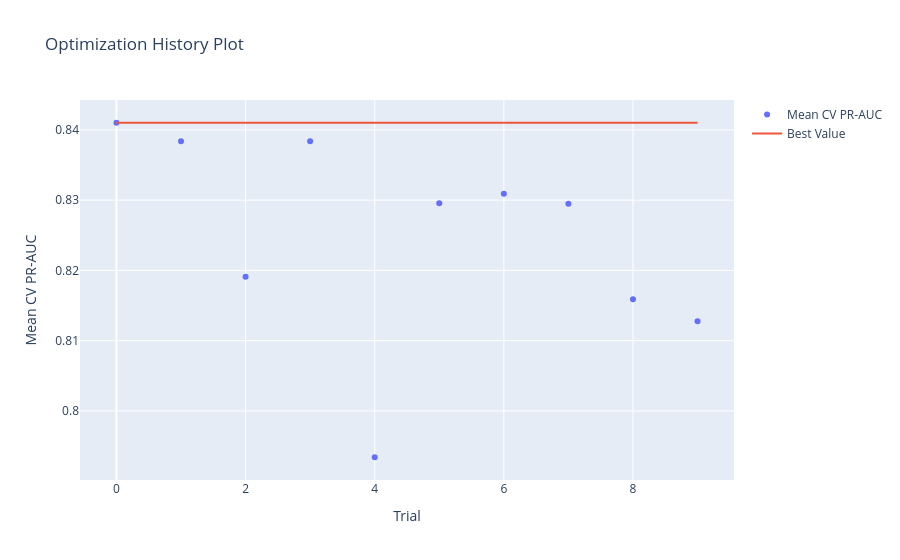
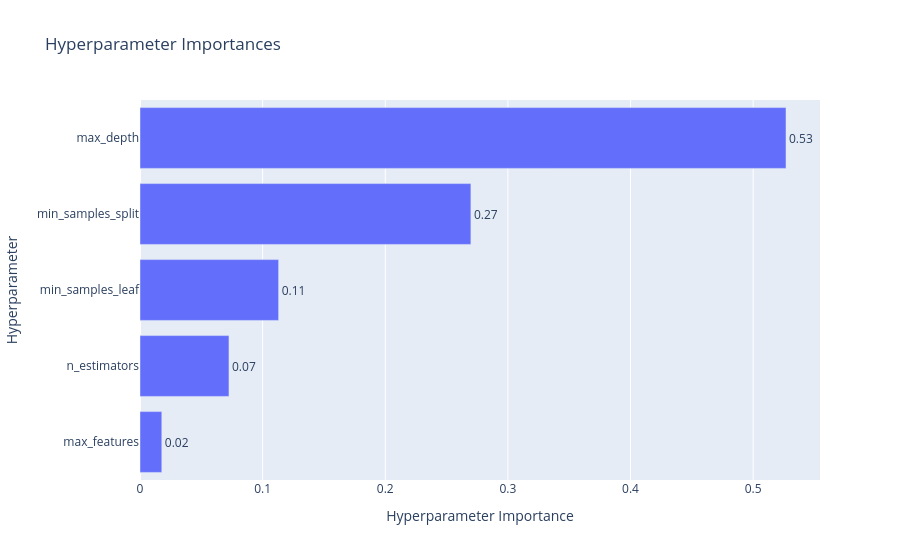

Write notebook code for charts like these, in order.
### Markdown cell above
# Optimization Results & Visualization

### Code cell
# Generate Optuna optimization history
fig_rf_history = optuna.visualization.plot_optimization_history(study_rf,target_name="Mean CV PR-AUC")

fig_rf_history.show()

# Generate hyperparameter importance
fig_rf_importance = optuna.visualization.plot_param_importances(study_rf,target_name="Mean CV PR-AUC")

fig_rf_importance.show()

# Convert trial results into a DataFrame
rf_trials_df = study_rf.trials_dataframe()

rf_trials_df

# Save trial results
rf_trials_path = REPORTS_DIR / "random_forest_optuna_trials.csv"
rf_trials_df.to_csv(rf_trials_path, index=False)

# Log results and visualizations to MLflow
with mlflow.start_run(run_id=rf_parent_run_id):
    mlflow.log_artifact(str(rf_trials_path))
    mlflow.log_figure(
        fig_rf_history,
        "random_forest_optimization_history.html"
    )
    mlflow.log_figure(
        fig_rf_importance,
        "random_forest_parameter_importance.html"
    )

print("Random Forest optimization results saved and logged.")

### Figure 1 — Plotly figure (JSON) as saved in the notebook; plotly's stock layout.template omitted (floating-point values rounded to 4 significant figures)
{"data": [{"mode": "markers", "name": "Mean CV PR-AUC", "type": "scatter", "x": [0, 1, 2, 3, 4, 5, 6, 7, 8, 9], "y": [0.841, 0.8384, 0.8191, 0.8384, 0.7934, 0.8296, 0.8309, 0.8295, 0.8159, 0.8128]}, {"mode": "lines", "name": "Best Value", "type": "scatter", "x": [0, 1, 2, 3, 4, 5, 6, 7, 8, 9], "y": [0.841, 0.841, 0.841, 0.841, 0.841, 0.841, 0.841, 0.841, 0.841, 0.841]}, {"marker": {"color": "#cccccc"}, "mode": "markers", "name": "Infeasible Trial", "showlegend": false, "type": "scatter", "x": [], "y": []}], "layout": {"title": {"text": "Optimization History Plot"}, "xaxis": {"title": {"text": "Trial"}}, "yaxis": {"title": {"text": "Mean CV PR-AUC"}}}}

### Figure 2 — Plotly figure (JSON) as saved in the notebook; plotly's stock layout.template omitted (floating-point values rounded to 4 significant figures)
{"data": [{"cliponaxis": false, "hovertemplate": ["max_features (CategoricalDistribution): 0.017780250077830222<extra></extra>", "n_estimators (IntDistribution): 0.072549419918544<extra></extra>", "min_samples_leaf (IntDistribution): 0.11305256202211333<extra></extra>", "min_samples_split (IntDistribution): 0.2698261588488166<extra></extra>", "max_depth (IntDistribution): 0.526791609132696<extra></extra>"], "name": "Mean CV PR-AUC", "orientation": "h", "text": ["0.02", "0.07", "0.11", "0.27", "0.53"], "textposition": "outside", "type": "bar", "x": [0.01778, 0.07255, 0.1131, 0.2698, 0.5268], "y": ["max_features", "n_estimators", "min_samples_leaf", "min_samples_split", "max_depth"]}], "layout": {"title": {"text": "Hyperparameter Importances"}, "xaxis": {"title": {"text": "Hyperparameter Importance"}}, "yaxis": {"title": {"text": "Hyperparameter"}}}}
